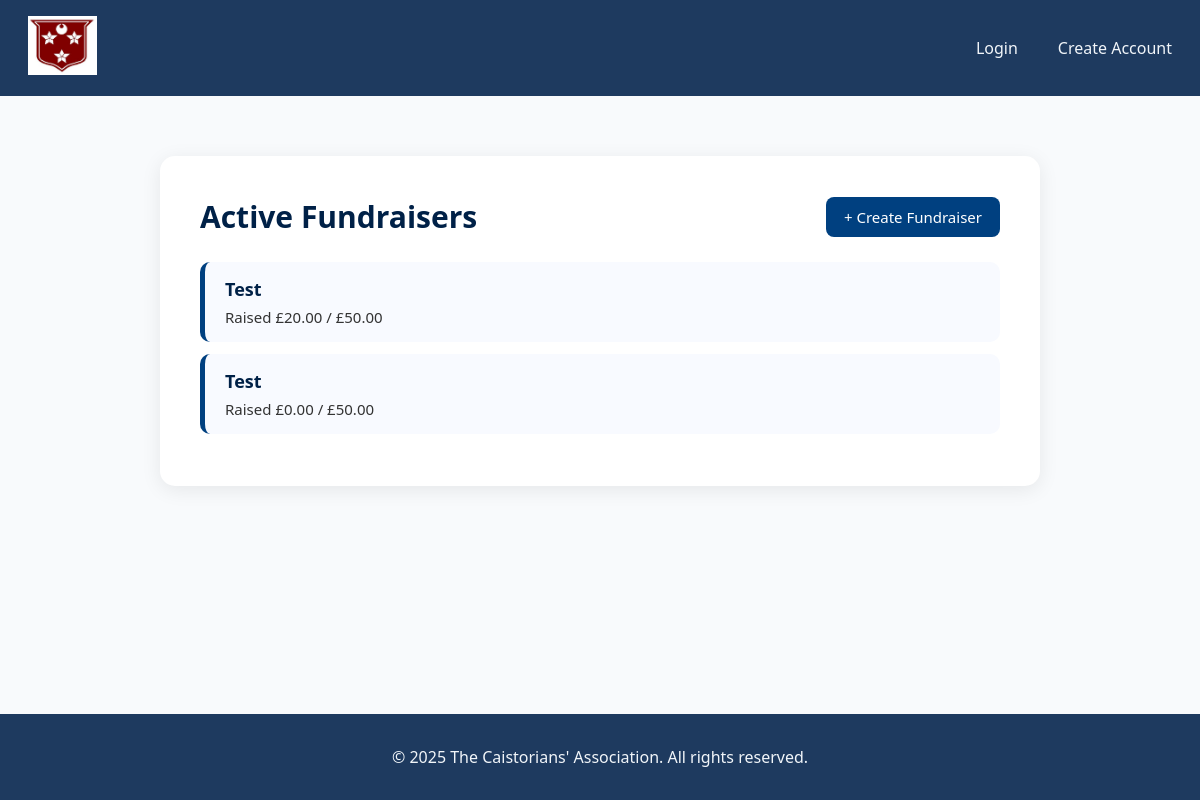
Page /fundraisers/list/ on the earlier database version.
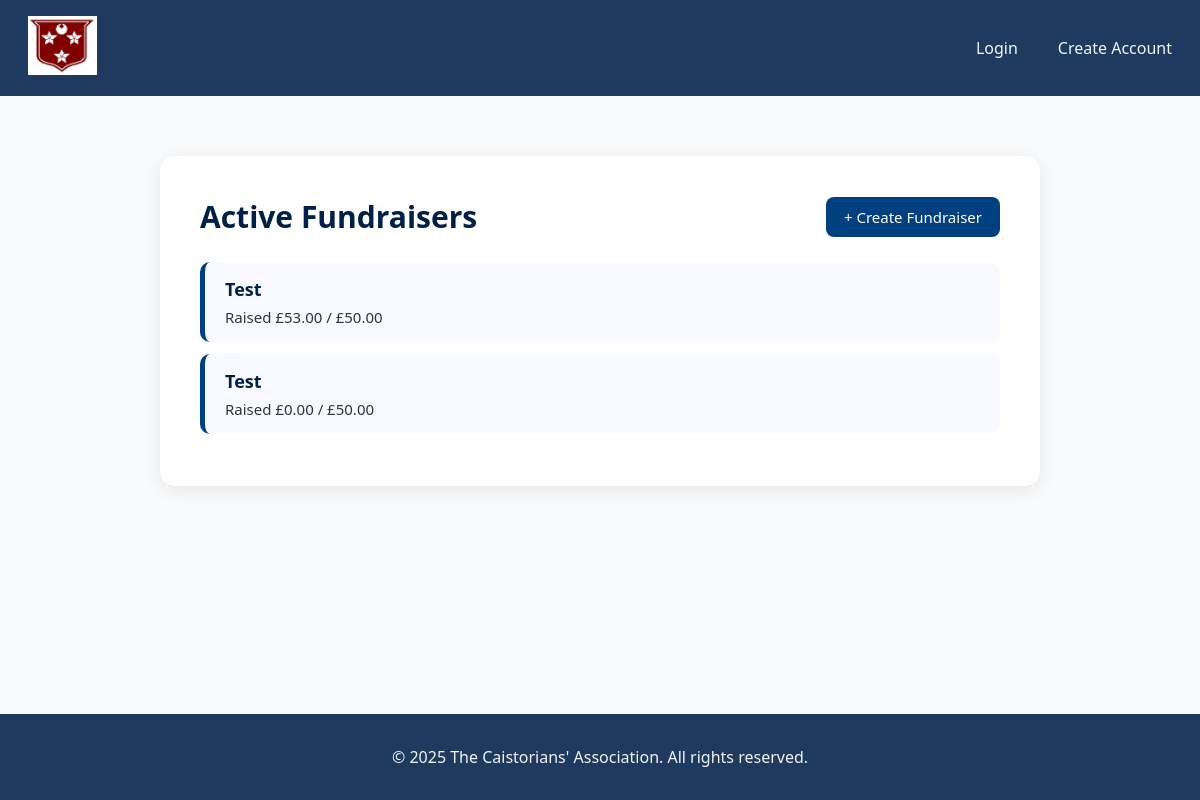
Same page on the later database version.
### fundraisers/models.py (models this page shows, shortened)
class Fundraiser(models.Model):
    creator = models.ForeignKey(User, on_delete=models.CASCADE)
    title = models.CharField(max_length=200)
    description = models.TextField()
    goal_amount = models.DecimalField(max_digits=10, decimal_places=2)
    total_raised = models.DecimalField(max_digits=10, decimal_places=2, default=0)
    created_at = models.DateTimeField(auto_now_add=True)

### fundraisers/views.py (the view)
# urls.py: path('list/', views.fundraiser_list, name='fundraiser_list'),
def fundraiser_list(request):
    fundraisers = Fundraiser.objects.all().order_by('-created_at')
    return render(request, 'fundraisers/list.html', {'fundraisers': fundraisers})

### fundraisers/templates/fundraisers/list.html
{% extends "Main/base.html" %}
{% block content %}
<div style="max-width: 800px; margin: 60px auto; background: #ffffff; padding: 40px; border-radius: 15px; box-shadow: 0 4px 20px rgba(0,0,0,0.08); font-family: 'Segoe UI', sans-serif;">
  <div style="display: flex; justify-content: space-between; align-items: center; margin-bottom: 25px;">
    <h2 style="color: #002147; font-size: 30px; margin: 0;">Active Fundraisers</h2>
    <a href="{% url 'fundraisers:create_fundraiser' %}"
       style="background-color: #004080; color: white; text-decoration: none; padding: 10px 18px; border-radius: 8px; font-size: 15px; transition: background 0.3s ease;">
       + Create Fundraiser
    </a>
  </div>
  {% if fundraisers %}
  <ul style="list-style: none; padding: 0; margin: 0;">
    {% for f in fundraisers %}
      <a href="{% url 'fundraisers:fundraiser_detail' f.id %}"
        style="
          display: block;
          background: #f8faff;
          padding: 15px 20px;
          margin-bottom: 12px;
          border-radius: 10px;
          border-left: 5px solid #004080;
          text-decoration: none;
          color: #002147;
          transition: all 0.2s ease-in-out;
        "
        onmouseover="this.style.background='#e6efff'; this.style.transform='translateY(-2px)';"
        onmouseout="this.style.background='#f8faff'; this.style.transform='translateY(0)';"
      >
        <span style="font-weight: 600; font-size: 18px;">{{ f.title }}</span>
        <p style="margin: 6px 0 0; font-size: 15px; color: #333;">
          Raised £{{ f.total_raised }} / £{{ f.goal_amount }}
        </p>
      </a>
    {% endfor %}
  </ul>
  {% else %}
    <p style="text-align: center; color: #666; font-size: 16px;">No fundraisers are currently active.</p>
  {% endif %}
</div>
{% endblock %}

Differences in the rows shown:
changed Fundraiser (number 1 of 2 on the later page): total_raised "20.00" → "53.00"
